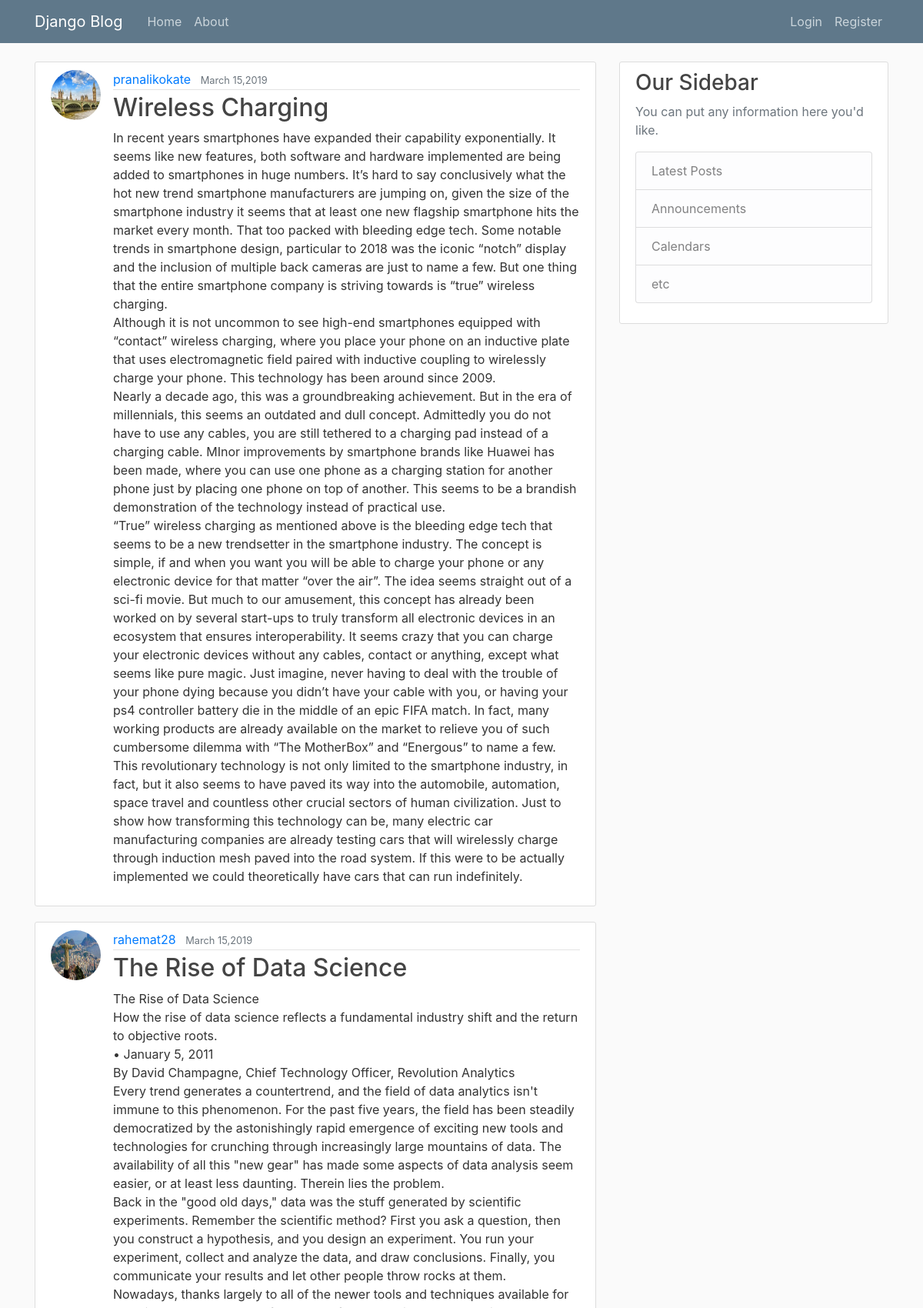
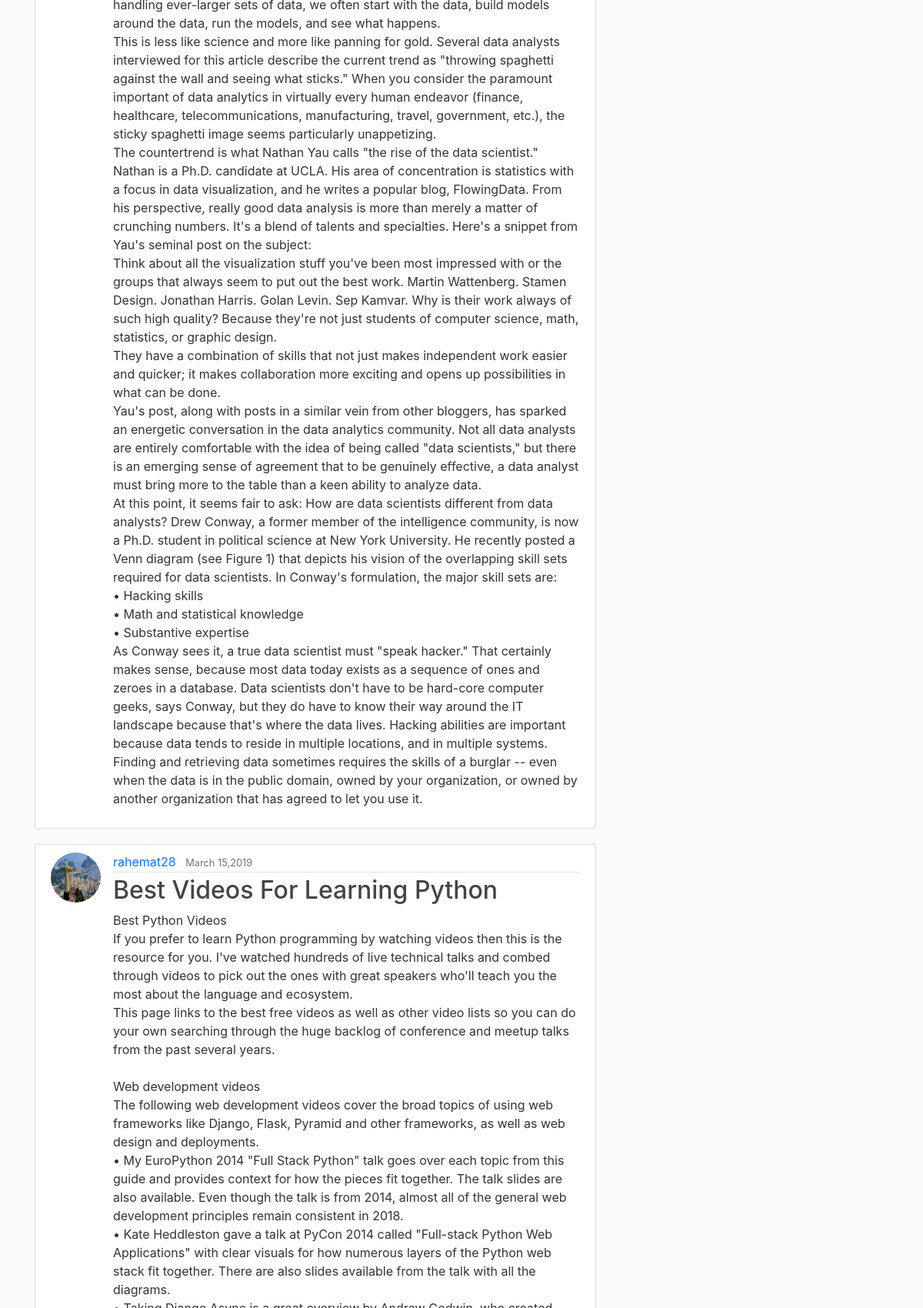
The page / (upper part) on the database its author committed (2 pictures, top to bottom).
### blog/models.py (models this page shows, shortened)
class Post(models.Model):
	title= models.CharField(max_length=100)
	content= models.TextField()
	date_posted= models.DateTimeField(default=timezone.now)
	author=models.ForeignKey(User,on_delete=models.CASCADE)

### users/models.py (models this page shows, shortened)
class Profile(models.Model):
	user=models.OneToOneField(User,	on_delete=models.CASCADE)
	image=models.ImageField(default='default.jpg',upload_to='profile_pics')

### blog/views.py (the view)
# urls.py: path('', PostListView.as_view(),name='blog-home'),
class PostListView(ListView):
	model=Post
	template_name='blog/home.html'
	context_object_name='posts'
	ordering=['-date_posted']
	paginate_by=5

### blog/templates/blog/home.html (shortened to what this page needs)
      {% extends "blog/base.html" %}
      {% block content %}
	      {% for post in posts %}
	          <article class="media content-section">
	          		<img class="rounded-circle article-img" src="{{ post.author.profile.image.url }}">
					  <div class="media-body">
					    <div class="article-metadata">
					      <a class="mr-2" href="{% url 'user-posts' post.author.username %}">{{ post.author }}</a>
					      <small class="text-muted">
					      	{{ post.date_posted|date:"F d,Y" }}
					      </small>
					    </div>
					    <h2><a class="article-title" href="{% url 'post-detail' post.id %}">{{ post.title }}</a></h2>
					    <p class="article-content">{{ post.content }}</p>
					  </div>
					</article>
	      {% endfor %}
      {% endblock content %}

### blog/templates/blog/base.html (shortened to what this page needs)
{% load static %}
<!DOCTYPE html>
<html>
<head>
    <link rel="stylesheet" href="https://maxcdn.bootstrapcdn.com/bootstrap/4.0.0/css/bootstrap.min.css">
    <link rel="stylesheet" type="text/css" href="{% static 'blog/main.css' %}">
</head>
<body>
	<header class="site-header">
	  <nav class="navbar navbar-expand-md navbar-dark bg-steel fixed-top">
	    <div class="container">
	      <a class="navbar-brand mr-4" href="{% url 'blog-home' %}">Django Blog</a>
	      <div class="collapse navbar-collapse" id="navbarToggle">
	        <div class="navbar-nav mr-auto">
	          <a class="nav-item nav-link" href="{% url 'blog-home' %}">Home</a>
	          <a class="nav-item nav-link" href="{% url 'blog-about' %}">About</a>
	        </div>
	        <div class="navbar-nav">
	        	{% if user.is_authenticated %}
	        	  <a class="nav-item nav-link" href="{% url 'post-create' %}">New Post</a>
	        	  <a class="nav-item nav-link" href="{% url 'profile' %}">Profile</a>
	        	  <a class="nav-item nav-link" href="{% url 'logout' %}">Logout</a>
	        	{% else %}
	              <a class="nav-item nav-link" href="{% url 'login' %}">Login</a>
	          	 <a class="nav-item nav-link" href="{% url 'register' %}">Register</a>
	          	{% endif %}
	        </div>
	      </div>
	    </div>
	  </nav>
	</header>
	<main role="main" class="container">
	  <div class="row">
	    <div class="col-md-8">
	      {% block content %}{% endblock %}
	    </div>
	    <div class="col-md-4">
	      <div class="content-section">
	        <h3>Our Sidebar</h3>
	        <p class='text-muted'>You can put any information here you'd like.
	          <ul class="list-group">
	            <li class="list-group-item list-group-item-light">Latest Posts</li>
	            <li class="list-group-item list-group-item-light">Announcements</li>
	            <li class="list-group-item list-group-item-light">Calendars</li>
	            <li class="list-group-item list-group-item-light">etc</li>
	          </ul>
	        </p>
	      </div>
	    </div>
	  </div>
	</main>
</body>
</html>

### blog/static/blog/main.css (style rules this page uses)
body { background: #fafafa; color: #333333; margin-top: 5rem; }
h1, h2, h3, h4, h5, h6 { color: #444444; }
ul { margin: 0; }
.bg-steel { background-color: #5f788a; }
.site-header .navbar-nav .nav-link { color: #cbd5db; }
.content-section { background: #ffffff; padding: 10px 20px; border: 1px solid #dddddd; border-radius: 3px; margin-bottom: 20px; }
.article-title { color: #444444; }
.article-content { white-space: pre-line; }
.article-img { height: 65px; width: 65px; margin-right: 16px; }
.article-metadata { padding-bottom: 1px; margin-bottom: 4px; border-bottom: 1px solid #e3e3e3 }

### rows shown on the page
Post: author.profile.image (picture), author "pranalikokate", date_posted "March 15,2019", title "Wireless Charging", content "In recent years smartphones have expanded their capability exponentially. It seems like new features, both software and hardware implemented are being added to smartphones in huge numbers. It’s hard to say conclusively what the hot new trend smartphone manufacturers are jumping on, given the size of the smartphone industry it seems that at least one new flagship smartphone hits the market every month. That too packed with bleeding edge tech. Some notable trends in smartphone design, particular to 2018 was the iconic “notch” display and the inclusion of multiple back cameras are just to name a few. But one thing that the entire smartphone company is striving towards is “true” wireless…"
Post: author.profile.image (picture), author "rahemat28", date_posted "March 15,2019", title "The Rise of Data Science", content "The Rise of Data Science How the rise of data science reflects a fundamental industry shift and the return to objective roots. • January 5, 2011 By David Champagne, Chief Technology Officer, Revolution Analytics Every trend generates a countertrend, and the field of data analytics isn't immune to this phenomenon. For the past five years, the field has been steadily democratized by the astonishingly rapid emergence of exciting new tools and technologies for crunching through increasingly large mountains of data. The availability of all this \"new gear\" has made some aspects of data analysis seem easier, or at least less daunting. Therein lies the problem. Back in the \"good old days,\" data was…"
Post: author.profile.image (picture), author "rahemat28", date_posted "March 15,2019", title "Best Videos For Learning Python"
